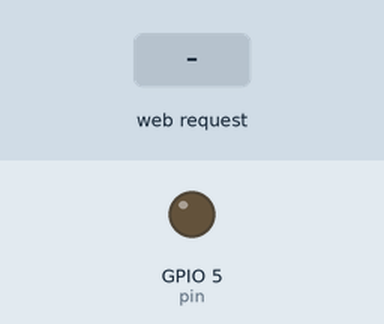
Recording of a sketch running on a simulated ESP8266 (NodeMCU). On the bench: output pins drawn as LEDs (lit = HIGH). Inputs (shaded band) come from the test bench. What the sketch prints to the serial monitor is not drawn.

Above: at 1.2 s.
1.3 s: HTTP request GET /led received
At 2.5 s:
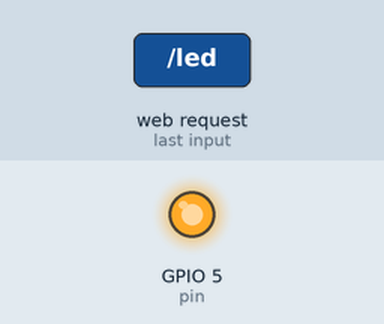
2.8 s: HTTP request GET /led?state=1 received
At 3.6 s:
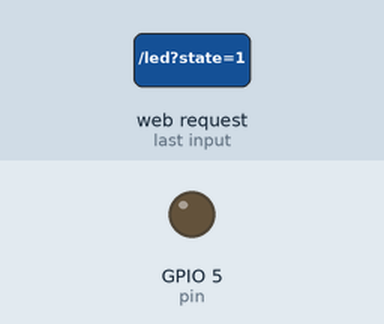
4.3 s: HTTP request GET /led?state=0 received
At 4.7 s:
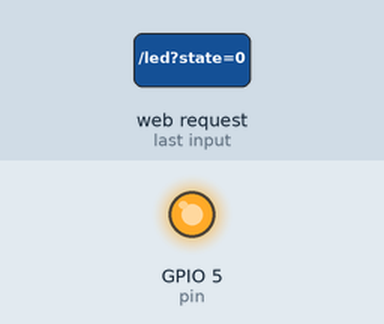
Timing chart, 0 to 7.3 s (numbered marks = the images above; inputs shaded):
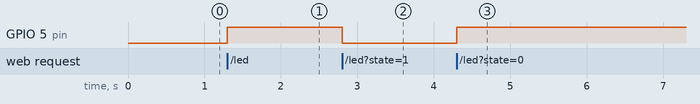

The sketch:

Wifi_project_led.ino
```cpp
#include<ESP8266WebServer.h>
ESP8266WebServer server;
const char username[]="train";
const char password[]="padhlokuch";
#define pin 5
void setup()
{pinMode(pin,OUTPUT);
Serial.begin(115200);

WiFi.softAP(username,password);//create access point
Serial.println('connected');
IPAddress myIP=WiFi.softAPIP();
Serial.print("AP IP address: ");
Serial.println(myIP);
server.begin();
server.on("/led",led);
//server.on("/check",check);
}
void loop()
{server.handleClient();
}
void led()
{String myhtml="<html><head><title>Program</title></head><body style=\"background-color: red\"><h1><centre>TASK</centre></h1><form>What do you want to do?<br> <button type=\"submit\" name=\"state\" value=\"0\">ON</button><br><button type=\"submit\" name=\"state\" value=\"1\">OFF</button></form></body></html>";
   server.send(200,"text/html",myhtml);
   if(server.arg("state")=="1")
    {
      digitalWrite(pin,LOW);
    }
    else
    {
      digitalWrite(pin,HIGH);
    }
}
```

Measured:
- after the input at 1.3 s, GPIO 5 (pin): LOW → HIGH at once
- after the input at 2.8 s, GPIO 5 (pin): HIGH → LOW at once
- after the input at 4.3 s, GPIO 5 (pin): LOW → HIGH at once
